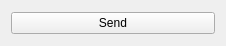
<?xml version="1.0" encoding="UTF-8"?>
<ui version="4.0">
 <class>Client</class>
 <widget class="QWidget" name="Client">
  <property name="geometry">
   <rect>
    <x>0</x>
    <y>0</y>
    <width>226</width>
    <height>46</height>
   </rect>
  </property>
  <property name="windowTitle">
   <string>Form</string>
  </property>
  <layout class="QVBoxLayout" name="verticalLayout">
   <item>
    <widget class="QPushButton" name="m_buttonTest">
     <property name="text">
      <string>Send</string>
     </property>
    </widget>
   </item>
  </layout>
 </widget>
 <resources/>
 <connections/>
</ui>
